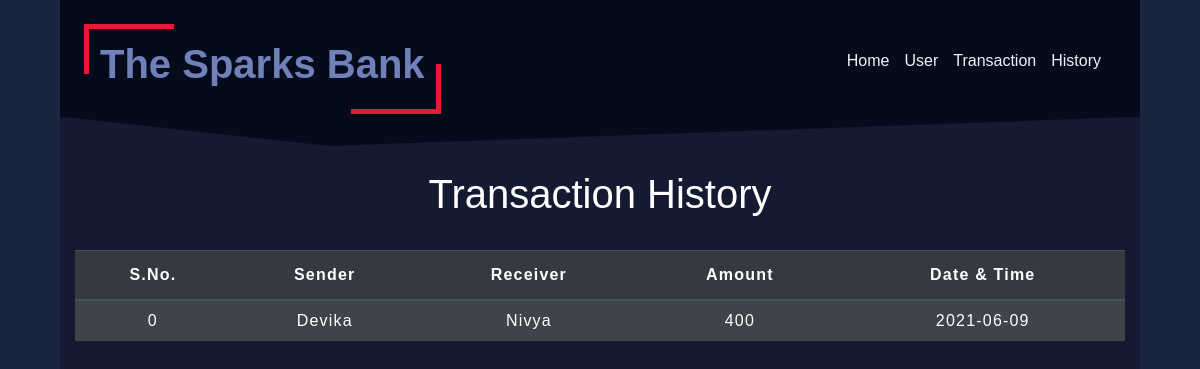
The page /transactionhistory.php on the database its author committed.
### tables this page shows
CREATE TABLE `transaction` (
  `sno` int(5) NOT NULL,
  `sender` text NOT NULL,
  `receiver` text NOT NULL,
  `balance` int(9) NOT NULL,
  `datetime` date NOT NULL DEFAULT current_timestamp()
);

### transactionhistory.php (the view, shortened to what this page needs)
<!DOCTYPE html>
<html lang="en">
<head>
<link rel="stylesheet" href="https://stackpath.bootstrapcdn.com/bootstrap/4.5.2/css/bootstrap.min.css">
<link rel="stylesheet" type="text/css" href="css/table.css">
<link rel="stylesheet" type="text/css" href="css/navbar.css?v=<?php echo time(); ?>">
<link rel="stylesheet" type="text/css" href="css/style.css?v=<?php echo time(); ?>">
</head>
<body>
<?php
include 'navbar.php';
?>
<div class="container">
<h2 class="text-center pt-4"  style="color: #fff ">Transaction History</h2>
<br>
<div class="table-responsive-sm">
<table class="table table-hover table-dark table-striped">
<thead>
<tr>
<th class="text-center">S.No.</th>
<th class="text-center">Sender</th>
<th class="text-center">Receiver</th>
<th class="text-center">Amount</th>
<th class="text-center">Date & Time</th>
</tr>
</thead>
<tbody>
<?php
include 'config.php';
$sql ="select * from transaction";
$query =mysqli_query($conn, $sql);
while($rows = mysqli_fetch_assoc($query))
{
?>
<tr>
<td class="py-2"><?php echo $rows['sno']; ?></td>
<td class="py-2"><?php echo $rows['sender']; ?></td>
<td class="py-2"><?php echo $rows['receiver']; ?></td>
<td class="py-2"><?php echo $rows['balance']; ?> </td>
<td class="py-2"><?php echo $rows['datetime']; ?> </td>
<?php
}
?>
</tbody>
</table>
</div>
</div>
</body>
</html>

### css/table.css (style rules this page uses)
* { padding: 0; margin: 0; box-sizing: border-box; font-family: sans-serif; }
h2 { font-size: 40px; }
table { letter-spacing: 1.2px; }
td { text-align: center; }

### css/navbar.css (style rules this page uses)
:root { --primary: #1a253f; --dark: #151A33; --secondary: #2555cc; --info: #d4dbee; --ternay: #848db3; --pure: #eff2f9; --fade: #7081b9; --mild: #8997bd; --foooter: #212A4A; --black: #060b1b; --linkedin: #4ac7ac; --github: #020611; --success: #1ecab8; --danger: #f1646c; --dark-blue:#28365f; }
*, *::after, *::before { margin: 0; padding: 0; box-sizing: border-box; }

### css/style.css (style rules this page uses)
:root { --primary: #1a253f; --dark: #151A33; --secondary: #2555cc; --info: #d4dbee; --ternay: #848db3; --pure: #eff2f9; --fade: #7081b9; --mild: #8997bd; --foooter: #212A4A; --black: #060b1b; --linkedin: #4ac7ac; --github: #020611; --success: #1ecab8; --danger: #f1646c; --dark-blue:#28365f; }
*, *::after, *::before { margin: 0; padding: 0; box-sizing: border-box; font-family: sans-serif; }
body { display: flex; flex-direction: column; background-color: var(--primary); }

### rows shown on the page
transaction: sno "0", sender "Devika", receiver "Nivya", balance "400", datetime "2021-06-09"
